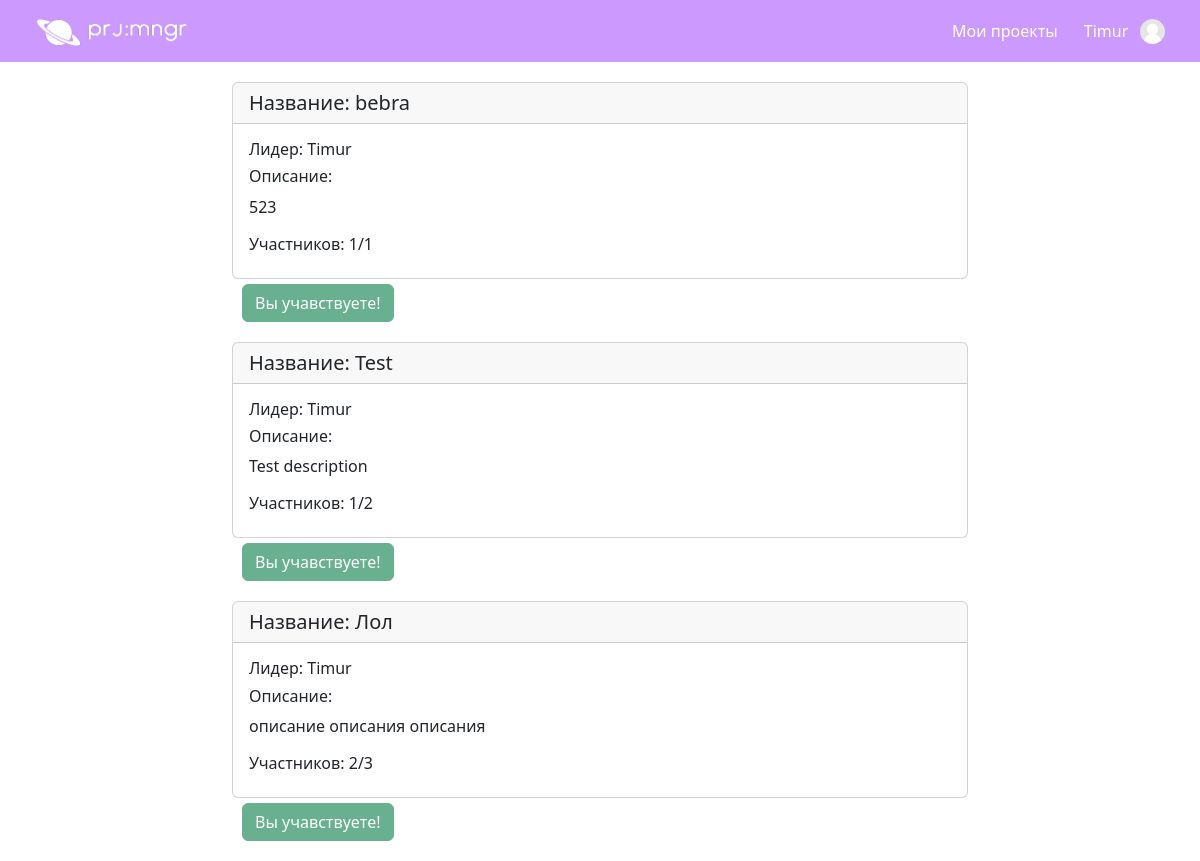
Screenshot of /home (signed in) with the database file from the repository.
### data/users.py (models this page shows, shortened)
class User(SqlAlchemyBase, UserMixin, SerializerMixin):
    __tablename__ = 'users'
    id = sqlalchemy.Column(sqlalchemy.Integer,
                           primary_key=True, autoincrement=True)
    name = sqlalchemy.Column(sqlalchemy.String, nullable=True)
    email = sqlalchemy.Column(sqlalchemy.String,
                              index=True, unique=True, nullable=True)
    admin = sqlalchemy.Column(sqlalchemy.Boolean, default=False)
    hashed_password = sqlalchemy.Column(sqlalchemy.String, nullable=True)
    created_date = sqlalchemy.Column(sqlalchemy.DateTime,
                                     default=datetime.datetime.now)
    projects = orm.relationship("Project", secondary=user_project, backref="members", lazy="subquery")
    about = sqlalchemy.Column(sqlalchemy.Text(140), nullable=True)

### data/projects.py (models this page shows, shortened)
class Project(SqlAlchemyBase):
    __tablename__ = "projects"
    id = sqlalchemy.Column(sqlalchemy.Integer,
                           primary_key=True, autoincrement=True)
    name = sqlalchemy.Column(sqlalchemy.String, nullable=True)
    max_members = sqlalchemy.Column(sqlalchemy.Integer, default=1)
    description = sqlalchemy.Column(sqlalchemy.Text(200), default="", nullable=True)
    leader = orm.relationship("User", lazy="subquery")
    leader_id = sqlalchemy.Column(sqlalchemy.Integer, sqlalchemy.ForeignKey("users.id", ondelete="CASCADE"))

### website/views.py (the view)
@views.route("/")
@views.route("/home")
def home():
    db_sess = db_session.create_session()
    projects = db_sess.query(Project).all()
    return render_template("home.html", title='Home', projects=projects, user=current_user)

### app.py (called while the page is built)
def create_app():
    app = Flask(__name__)
    app.config['SECRET_KEY'] = "my_super_secret_key"
    login_manager = LoginManager()
    login_manager.login_view = "auth.login"
    login_manager.init_app(app)
    from website.views import views
    from website.auth import auth
    app.register_blueprint(views, url_prefix="")
    app.register_blueprint(auth, url_prefix="")
    @login_manager.user_loader
    def load_user(user_id):
        db_sess = db_session.create_session()
        return db_sess.query(User).get(user_id)
    return app

### data/db_session.py (called while the page is built)
def create_session() -> Session:
    global __factory
    return __factory()

### templates/home.html
{% extends "base.html" %}
{% from "components/project_card.html" import project_card %}
{% block content %}
    {% for prj in projects %}
    <div class="row" style="margin-bottom: 20px;">
        <div class="col-sm-8 mx-auto">
            {{project_card(prj)}}
            <div class="col-lg-3" style="margin-left: 10px; margin-top: 5px;">
            {% if user.is_authenticated %}
                {% if user in prj.members %}
                    <a class="btn btn-success disabled" href="">Вы учавствуете!</a>
                {% elif prj.members|length == prj.max_members %}
                    <a class="btn btn-primary disabled" href="">Нет мест!</a>
                {% elif prj.leader_id != user.id %}
                    <a class="btn btn-success" href="{{url_for('views.join_project', project_id=prj.id)}}">Присоединиться</a>
                {% endif %}
            {% endif %}
            </div>
        </div>
    </div>
    {% endfor %}
{% endblock %}

### templates/base.html (shortened to what this page needs)
{% from "components/toast.html" import toast %}
{% from "components/user_avatar.html" import user_avatar %}
<!DOCTYPE html>
<html lang="en">
<head>
    <link href="https://cdn.jsdelivr.net/npm/bootstrap@5.3.0-alpha1/dist/css/bootstrap.min.css" rel="stylesheet">
    <link rel="stylesheet" type="text/css" href="{{ url_for('static', filename='css/style.css')}}" />
    <link rel="stylesheet" href="https://cdn.jsdelivr.net/npm/bootstrap-icons@1.10.3/font/bootstrap-icons.css">
</head>
<body>
    <nav class="navbar navbar-expand-lg navbar-light" style="z-index: 11;">
        <div class="container-fluid">
          <a class="navbar-brand" id="site_logo" href="{{url_for('views.home')}}"><img src="{{url_for('static', filename='img/site_logo.png')}}" style="width: 150px; height: 27px;"alt="logo"></a>
          <div class="collapse navbar-collapse flex-grow-1" id="my_navbar">
            <div class="navbar-nav ms-auto flex-nowrap text-end">
              {% if user.is_authenticated %}
                <a class="nav-item nav-link menu-item" href="{{url_for('views.my_projects')}}">Мои проекты</a>
                <div class="dropdown">
                  <a class="nav-item nav-link" role="button" id="dropdownMenuLink" data-bs-toggle="dropdown" aria-expanded="false"><div class="d-flex align-items-center justify-content-end">
                    <div>{{user.name}}</div>
                    <div>⠀</div>
                    <div>{{user_avatar(user.id, 25)}}</div>
                  </div></a>
                </div>
              {% else %}
                <a class="nav-item nav-link menu-item" href="{{url_for('auth.login')}}">Login</a>
                <a class="nav-item nav-link menu-item" href="{{url_for('auth.sign_up')}}">Sign Up</a>
              {% endif %}
            </div>
          </div>
        </div>
      </nav>
      <div class="container" style="margin-top: 20px;">{% block content %} {% endblock %}</div>
</body>
</html>

### templates/components/project_card.html
{% macro project_card(project) %}
<div class="card">
    <h5 class="card-header">Название: {{project.name}}</h5>
    <div class="card-body">
      <h6 class="card-title">Лидер: {{project.leader.name}}</h6>
      <h6 class="card-title">Описание:</h6>
      <p class="card-text">{{project.description}}</p>
      <h6 class="card-title">Участников: {{project.members|length}}/{{project.max_members}}</h6>
    </div>
  </div>
{% endmacro %}

### templates/components/user_avatar.html
{% macro user_avatar(id, size=100) %}
{% set filename = "img/user/avatars/avatar_" ~ id ~ ".jpg" %}
{% set alt_file = url_for("static", filename="img/user/avatars/no_avatar.png") %}
<img src="{{url_for('static', filename=filename)}}" alt="Not Found" onerror="this.src='{{alt_file}}';" class="avatar" width={{size}} height={{size}}><br>
{% endmacro %}

### static/css/style.css (style rules this page uses)
.navbar { background-color: #CC99FF; padding: 10px; position: sticky; top: 0; width: 100%; color: white; display: flex; margin-bottom: 10px; }
#my_navbar .nav-item { color: white; }
#my_navbar .dropdown * { z-index: 100000; }
#my_navbar .nav-item { margin: 0 5px; padding: 8px 8px; display: flex; justify-content: center; align-content: center; flex-direction: column; border-radius: 10px; transition: all 0.3s; }
#site_logo { margin-left: 10px; padding: 5px; border-radius: 10px; transition: all 0.3s; }
.avatar { border-radius: 50%; }

### rows the page displays
User: name "Timur", leader.name "Timur"
Project: name "bebra", description "523", members|length "1", max_members "1"
Project: name "Test", description "Test description", members|length "1", max_members "2"
Project: name "Лол", description "описание описания описания", members|length "2", max_members "3"
